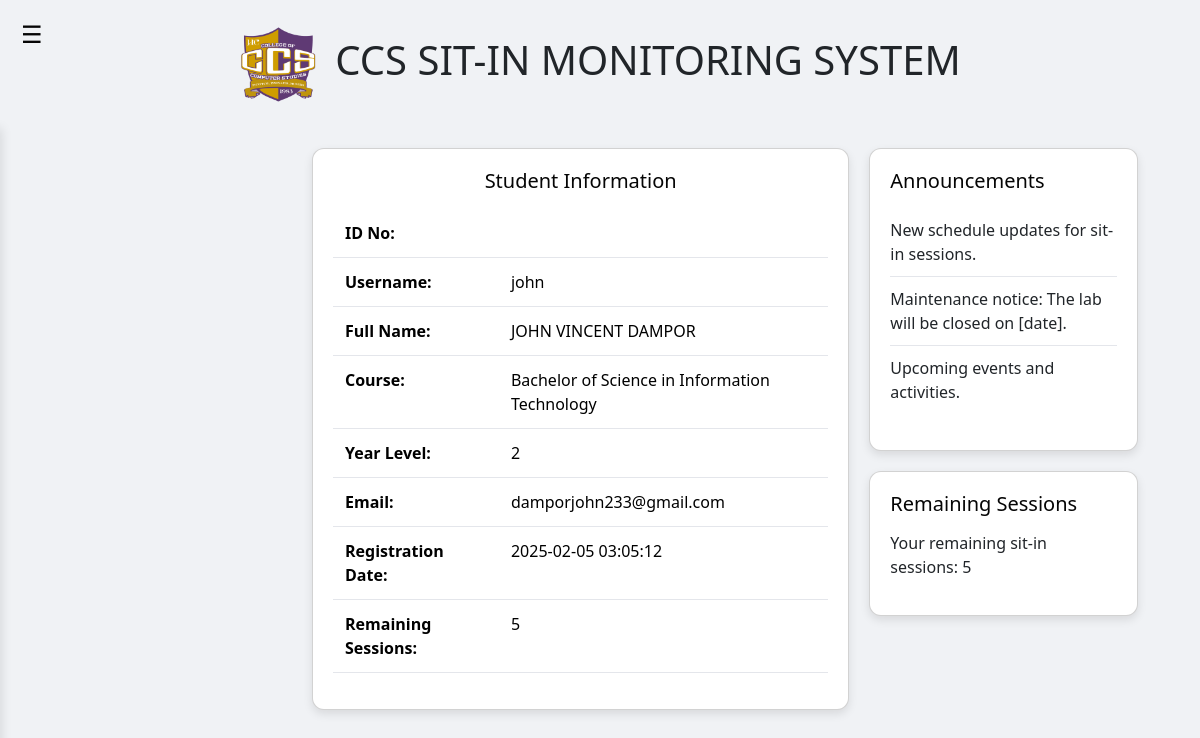
/student_dashboard (signed in), run on the app's committed database.
### tables this page shows
CREATE TABLE students (
                    id INTEGER PRIMARY KEY AUTOINCREMENT,
                    idno TEXT UNIQUE NOT NULL,
                    username TEXT UNIQUE NOT NULL,
                    password TEXT NOT NULL,
                    firstname TEXT NOT NULL,
                    lastname TEXT NOT NULL,
                    midname TEXT,
                    course TEXT,
                    yearlevel TEXT,
                    email TEXT UNIQUE NOT NULL,
                    registration_date TEXT NOT NULL
                , remaining_sessions INTEGER DEFAULT 5);

### app.py (the view)
@app.route('/student_dashboard')
def student_dashboard():
    if 'username' not in session or session.get('role') != 'student':
        flash("You need to log in first.", "danger")
        return redirect(url_for('login_dashboard'))
    username = session['username']
    conn_user = get_db_connection('studentuser.db')
    cursor_user = conn_user.cursor()
    cursor_user.execute('''
        SELECT idno, username, firstname, midname, lastname,
               course, yearlevel, email, registration_date, remaining_sessions
        FROM students WHERE username = ?
    ''', (username,))
    student = cursor_user.fetchone()
    conn_user.close()
    if not student:
        flash("Student record not found.", "danger")
        return redirect(url_for('login_dashboard'))
    student_dict = {key: student[key] for key in student.keys()}
    conn_labs = get_db_connection('labs.db')
    cursor_labs = conn_labs.cursor()
    cursor_labs.execute("SELECT id, number, capacity FROM labs")
    labs = cursor_labs.fetchall()
    conn_labs.close()
    return render_template('student_dashboard.html',
                           student=student_dict,
                           labs=[dict(lab) for lab in labs],
                           current_date=date.today().isoformat())

### app.py (called while the page is built)
def get_db_connection(db_name='studentuser.db'):
    conn = sqlite3.connect(db_name)
    conn.row_factory = sqlite3.Row
    return conn

### templates/student_dashboard.html (shortened to what this page needs)
{% extends "base.html" %}
{% block content %}
<button class="menu-toggle" onclick="toggleSidebar()">&#9776;</button>
<div class="content" id="content">
    <div class="main-content">
        <div class="card">
            <h2 class="mb-3 text-center">Student Information</h2>
            {% if student %}
            <table class="table">
                <tr><th>ID No:</th><td>{{ student.idno }}</td></tr>
                <tr><th>Username:</th><td>{{ student.username }}</td></tr>
                <tr><th>Full Name:</th><td>{{ student.firstname }} {{ student.midname or '' }} {{ student.lastname }}</td></tr>
                <tr><th>Course:</th><td>{{ student.course }}</td></tr>
                <tr><th>Year Level:</th><td>{{ student.yearlevel }}</td></tr>
                <tr><th>Email:</th><td>{{ student.email }}</td></tr>
                <tr><th>Registration Date:</th><td>{{ student.registration_date }}</td></tr>
                <tr><th>Remaining Sessions:</th><td>{{ student.remaining_sessions }}</td></tr>
            </table>
            {% else %}
            <p class="text-center text-danger">No student data found.</p>
            {% endif %}
        </div>
    </div>
    <div class="right-sidebar">
        <div class="card">
            <h2>Announcements</h2>
            <ul>
                <li>New schedule updates for sit-in sessions.</li>
                <li>Maintenance notice: The lab will be closed on [date].</li>
                <li>Upcoming events and activities.</li>
            </ul>
        </div>
        <div class="card">
            <h2>Remaining Sessions</h2>
            <p>Your remaining sit-in sessions: {{ student.remaining_sessions }}</p>
        </div>
    </div>
</div>
{% endblock %}

### templates/student_dashboard.html (style rules this page uses)
body { font-family: 'Segoe UI', Tahoma, Geneva, Verdana, sans-serif; margin: 0; display: flex; background: #f0f2f5; }
.content { margin-left: 0; transition: 0.3s; padding: 20px; flex-grow: 1; margin-left: 250px; width: calc(100% - 250px); display: flex; gap: 20px; }
.menu-toggle { position: absolute; top: 15px; left: 15px; cursor: pointer; background: none; border: none; font-size: 24px; color: #050505; }
.table th, .table td { text-align: left; padding: 12px; border-bottom: 1px solid #e4e6eb; }
.card { background: white; border-radius: 12px; padding: 20px; box-shadow: 0px 4px 10px rgba(0, 0, 0, 0.1); margin-bottom: 20px; }
h2 { color: #050505; font-size: 20px; margin-bottom: 15px; }
.text-center { text-align: center; }
ul { list-style-type: none; padding: 0; }
ul li { padding: 10px 0; border-bottom: 1px solid #e4e6eb; }
ul li:last-child { border-bottom: none; }
.main-content { flex: 2; }
.right-sidebar { flex: 1; max-width: 300px; }

### data on the page
students: username "john", firstname "JOHN VINCENT", lastname "DAMPOR", course "Bachelor of Science in Information Technology", yearlevel "2", email "damporjohn233@gmail.com", registration_date "2025-02-05 03:05:12", remaining_sessions "5"
